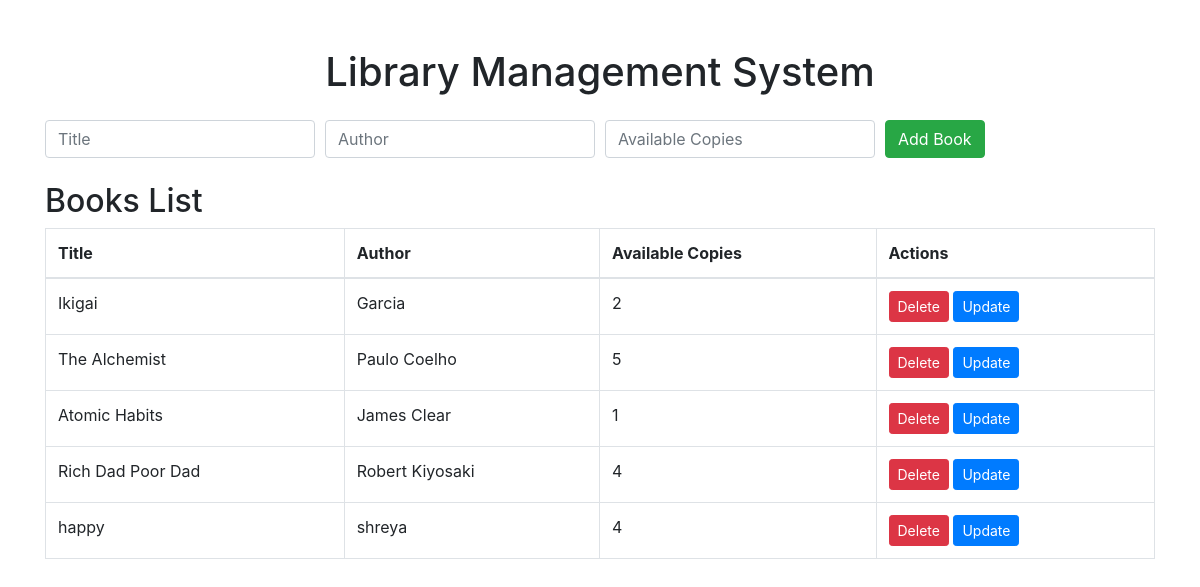
The page / on the database its author committed.
### tables this page shows
CREATE TABLE books (
                id INTEGER PRIMARY KEY AUTOINCREMENT,
                title TEXT NOT NULL,
                author TEXT NOT NULL,
                available_copies INTEGER NOT NULL
            );

### app.py (the view)
@app.route('/')
def index():
    db = get_db()
    cursor = db.cursor()
    cursor.execute('SELECT * FROM books')
    books = cursor.fetchall()
    return render_template('index.html', books=books)

### app.py (called while the page is built)
def get_db():
    conn = sqlite3.connect(DATABASE)
    conn.row_factory = sqlite3.Row
    return conn

### templates/index.html (shortened to what this page needs)
<!DOCTYPE html>
<html lang="en">
<head>
    <link rel="stylesheet" href="https://stackpath.bootstrapcdn.com/bootstrap/4.5.2/css/bootstrap.min.css">
</head>
<body>
    <div class="container mt-5">
        <h1 class="text-center">Library Management System</h1>
        <form action="/add_book" method="post" class="mt-4">
            <div class="form-row">
                <div class="col">
                    <input type="text" name="title" class="form-control" placeholder="Title" required>
                </div>
                <div class="col">
                    <input type="text" name="author" class="form-control" placeholder="Author" required>
                </div>
                <div class="col">
                    <input type="number" name="available_copies" class="form-control" placeholder="Available Copies" required>
                </div>
                <div class="col">
                    <button type="submit" class="btn btn-success">Add Book</button>
                </div>
            </div>
        </form>
        <div class="mt-4">
            <h2>Books List</h2>
            <table class="table table-bordered">
                <thead>
                    <tr>
                        <th>Title</th>
                        <th>Author</th>
                        <th>Available Copies</th>
                        <th>Actions</th>
                    </tr>
                </thead>
                <tbody>
                    {% for book in books %}
                    <tr>
                        <td>{{ book.title }}</td>
                        <td>{{ book.author }}</td>
                        <td>{{ book.available_copies }}</td>
                        <td>
                            <form action="/delete_book/{{ book.id }}" method="post" style="display:inline;">
                                <button type="submit" class="btn btn-danger btn-sm">Delete</button>
                            </form>
                            <button class="btn btn-primary btn-sm" data-toggle="modal" data-target="#updateModal{{ book.id }}">Update</button>
                        </td>
                    </tr>
                    {% endfor %}
                </tbody>
            </table>
        </div>
    </div>
</body>
</html>

### rows shown on the page
books: title "Ikigai", author "Garcia", available_copies "2"
books: title "The Alchemist", author "Paulo Coelho", available_copies "5"
books: title "Atomic Habits", author "James Clear", available_copies "1"
books: title "Rich Dad Poor Dad", author "Robert Kiyosaki", available_copies "4"
books: title "happy", author "shreya", available_copies "4"
